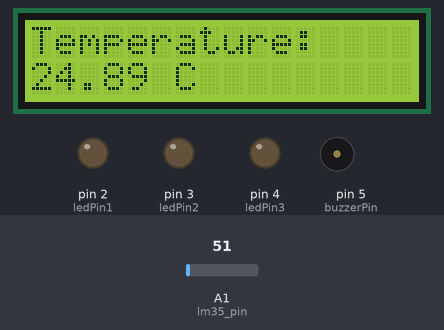
Simulated run of this sketch. Board: Arduino Uno, built with avr-gcc and run on an emulated ATmega328P. Shown: 16×2 character LCD, output pins drawn as LEDs (lit = HIGH), buzzer (waves = sounding, pin HIGH). Inputs (shaded band) come from the test bench; at power-on: A1 (lm35_pin) = 51. The modem accepts every AT command (registered, SIM ready, sends succeed) and sends nothing else; what the sketch prints to the serial monitor is not drawn.

Above: at 3.3 s.
3.4 s: A1 (lm35_pin) set to 61
At 4.4 s:
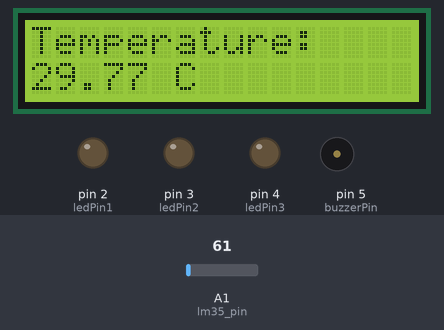
5.2 s: A1 (lm35_pin) set to 71
At 5.6 s:
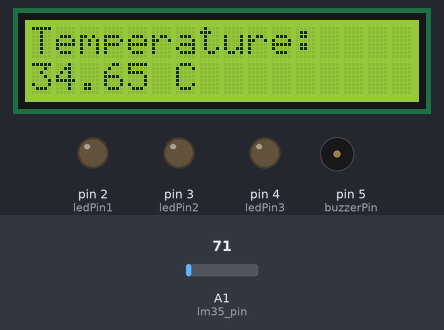
6.7 s: A1 (lm35_pin) set to 82
At 8.0 s:
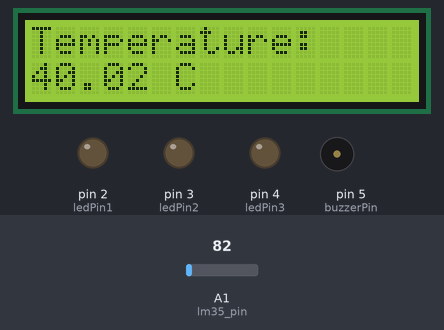
Timing chart, 0 to 9.7 s (numbered marks = the images above; inputs shaded):
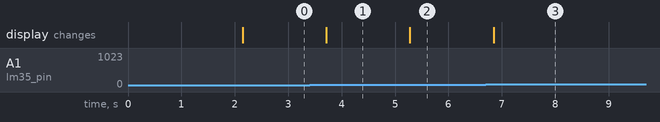

The sketch:

jordan_try1.ino
```cpp
#include <SoftwareSerial.h>
#include <Wire.h>
#include <LiquidCrystal_I2C.h>

// Define the I2C address of the LCD
const int lcdColumns = 16;
const int lcdRows = 2;
const int lcdAddress = 0x27;  // Adjust this address according to your LCD module

// Initialize the LCD with the I2C address
LiquidCrystal_I2C lcd(lcdAddress, lcdColumns, lcdRows);

const int lm35_pin = A1;      /* LM35 O/P pin */

// Define LED pins
const int ledPin1 = 2;        // First LED pin
const int ledPin2 = 3;        // Second LED pin
const int ledPin3 = 4;        // Third LED pin
const int buzzerPin = 5;      // Piezo buzzer pin

// Variables to control buzzer toggling
int buzzerCount = 0;
bool buzzerState = false;
unsigned long buzzerStartTime = 0;

// Variables to track LED state
int prevLedState = -1;

// SIM800L configuration
SoftwareSerial sim800l(10, 11); // TX, RX for Arduino and for the module (inverted)
const int timeout = 5000; // 5 seconds timeout
unsigned long previousMillis = 0;
const unsigned long interval = 1000; // Check every second
bool systemOn = true;

void setup() {
  Serial.begin(9600);
  sim800l.begin(9600);  // Module baud rate
  lcd.init();                      // Initialize the LCD
  lcd.backlight();                 // Turn on backlight
  lcd.setCursor(0, 0);             // Set cursor to the first column of the first row
  lcd.print("Temperature:");       // Print initial message

  // Set LED pins as outputs
  pinMode(ledPin1, OUTPUT);
  pinMode(ledPin2, OUTPUT);
  pinMode(ledPin3, OUTPUT);

  // Set buzzer pin as output
  pinMode(buzzerPin, OUTPUT);

  // Set the module to SMS mode
  sim800l.println("AT+CMGF=1\r");
  delay(1000);

  // Set the module to show SMS text mode directly in the serial output
  sim800l.println("AT+CNMI=2,2,0,0,0\r");
  delay(1000);
}

void loop() {
  unsigned long currentMillis = millis();
  static unsigned long previousTempMillis = 0;
  static float previousTemp = 0.0;

  // Check for received SMS
  while (sim800l.available()) {
    String sms = getReceivedSMS();
    if (sms.indexOf("off") != -1) {
      systemOn = false;
      SendSMS("+639051758337", "The system is now off.");
    }
    int temperature = extractTemperature(sms);
    if (temperature != -1 && systemOn) {
      handleTemperature(temperature);
    }
  }

  // Read temperature from LM35 sensor
  if (currentMillis - previousTempMillis >= interval) {
    int temp_adc_val = analogRead(lm35_pin);  // Read temperature
    float temp_val = (temp_adc_val * 0.488);    // Convert ADC value to voltage (10mV per degree Celsius)

    // Display temperature on LCD
    lcd.setCursor(0, 1);
    lcd.print(temp_val);
    lcd.print(" C ");

    // Check if temperature change is significant and send SMS if temperature is 38 or above
    if (abs(temp_val - previousTemp) >= 1.0 && temp_val >= 38.0) {
      String message = "Warning! Temperature is critically high: " + String(temp_val) + "°C. Reply with 'off' to turn off the system.";
      SendSMS("+639051758337", message);
      delay(5000); // Wait for 5 seconds before sending the next SMS
    }

    // Update previous temperature and time
    previousTemp = temp_val;
    previousTempMillis = currentMillis;
  }

  // Check if it's time to send a command to the SIM800 module
  if (currentMillis - previousMillis >= interval) {
    // Update the previousMillis variable with the current time
    previousMillis = currentMillis;

    // Read temperature from LM35 sensor and send SMS
    int temp_adc_val = analogRead(lm35_pin);  // Read temperature
    float temp_val = (temp_adc_val * 0.488);    // Convert ADC value to voltage (10mV per degree Celsius)
    String message = "Current temperature: " + String(temp_val) + "°C";
    SendSMS("+639051758337", message);
  }
}

String getReceivedSMS() {
  // Read and return the received SMS content
  String sms = sim800l.readStringUntil('\n');
  sms.trim();
  return sms;
}

int extractTemperature(const String& sms) {
  int index = sms.indexOf("Temp:");
  if (index != -1) {
    String tempStr = sms.substring(index + 5); // Skip "Temp:"
    tempStr.trim();
    return tempStr.toInt();
  } else {
    // Temperature not found in SMS
    return -1; // Return a special value to indicate error
  }
}

void handleTemperature(int temperature) {
  if (temperature != -1) {
    String message = getSMSMessageBasedOnTemperature(temperature);
    SendSMS("+639051758337", "Received: " + String(temperature) + "\n" + message);
  }
}

String getSMSMessageBasedOnTemperature(int temperature) {
  if (temperature < 10) {  // Temperature is fine
    return "Temperature is fine.";
  } else if (temperature < 25) {  // Temperature is getting higher
    return "Temperature is getting higher. Please monitor.";
  } else if (temperature < 37) {  // Warning: Moderately high temperature
    return "Warning! Temperature is moderately high.";
  } else {  // Critical: Very high temperature
    return "Warning! Temperature is critically high! Reply with 'off' to turn off the system.";
  }
}

void SendSMS(String number, String message) {
  Serial.println("Sending SMS to: " + number);
  sim800l.print("AT+CMGS=\"" + number + "\"\r");
  delay(500);

  sim800l.print(message);
  delay(500);

  sim800l.print((char)26); // Ctrl+Z to end message
  delay(500);

  // Optional: Wait for OK response from SIM800
  sim800l.find("OK");

  Serial.println("Text Sent.");
}
```

Measured:
- after the input at 3.4 s, the display: changes after 0.31 s (image 1)
- after the input at 5.2 s, the display: changes after 0.08 s (image 2)
- after the input at 6.7 s, the display: changes after 0.15 s (image 3)
